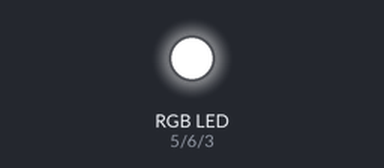
This sketch was run on a simulated Arduino Uno, built with avr-gcc and run on an emulated ATmega328P. On the bench: an RGB LED mixed from three pins (HIGH = lit).

Above: at 0.1 s.
Timing chart, 0 to 1.6 s (numbered marks = the images above):
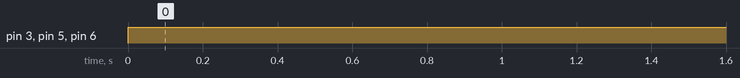

Measured:
- by itself, pin 3 (BLUEPIN), pin 5 (REDPIN), pin 6 (GREENPIN): LOW → HIGH at 0.00 s

The sketch:

043019_uno_simple_rgb_ledstrips.ino
```cpp
// color swirl! connect an RGB LED to the PWM pins as indicated
// in the #defines
// public domain, enjoy!

#define REDPIN 5
#define GREENPIN 6
#define BLUEPIN 3

#define FADESPEED 5     // make this higher to slow down

void setup() {
  pinMode(REDPIN, OUTPUT);
  pinMode(GREENPIN, OUTPUT);
  pinMode(BLUEPIN, OUTPUT);
}


void loop() {
  int r, g, b;

  // all white
  analogWrite(REDPIN, 255);
  analogWrite(GREENPIN, 255);
  analogWrite(BLUEPIN, 255);

}

  /*FOR FADING
  // fade from blue to violet
  for (r = 0; r < 256; r++) {
    analogWrite(REDPIN, r);
    delay(FADESPEED);
  }
  // fade from violet to red
  for (b = 255; b > 0; b--) {
    analogWrite(BLUEPIN, b);
    delay(FADESPEED);
  }
  // fade from red to yellow
  for (g = 0; g < 256; g++) {
    analogWrite(GREENPIN, g);
    delay(FADESPEED);
  }
  // fade from yellow to green
  for (r = 255; r > 0; r--) {
    analogWrite(REDPIN, r);
    delay(FADESPEED);
  }
  // fade from green to teal
  for (b = 0; b < 256; b++) {
    analogWrite(BLUEPIN, b);
    delay(FADESPEED);
  }
  // fade from teal to blue
  for (g = 255; g > 0; g--) {
    analogWrite(GREENPIN, g);
    delay(FADESPEED);
  }
}
  */
```
